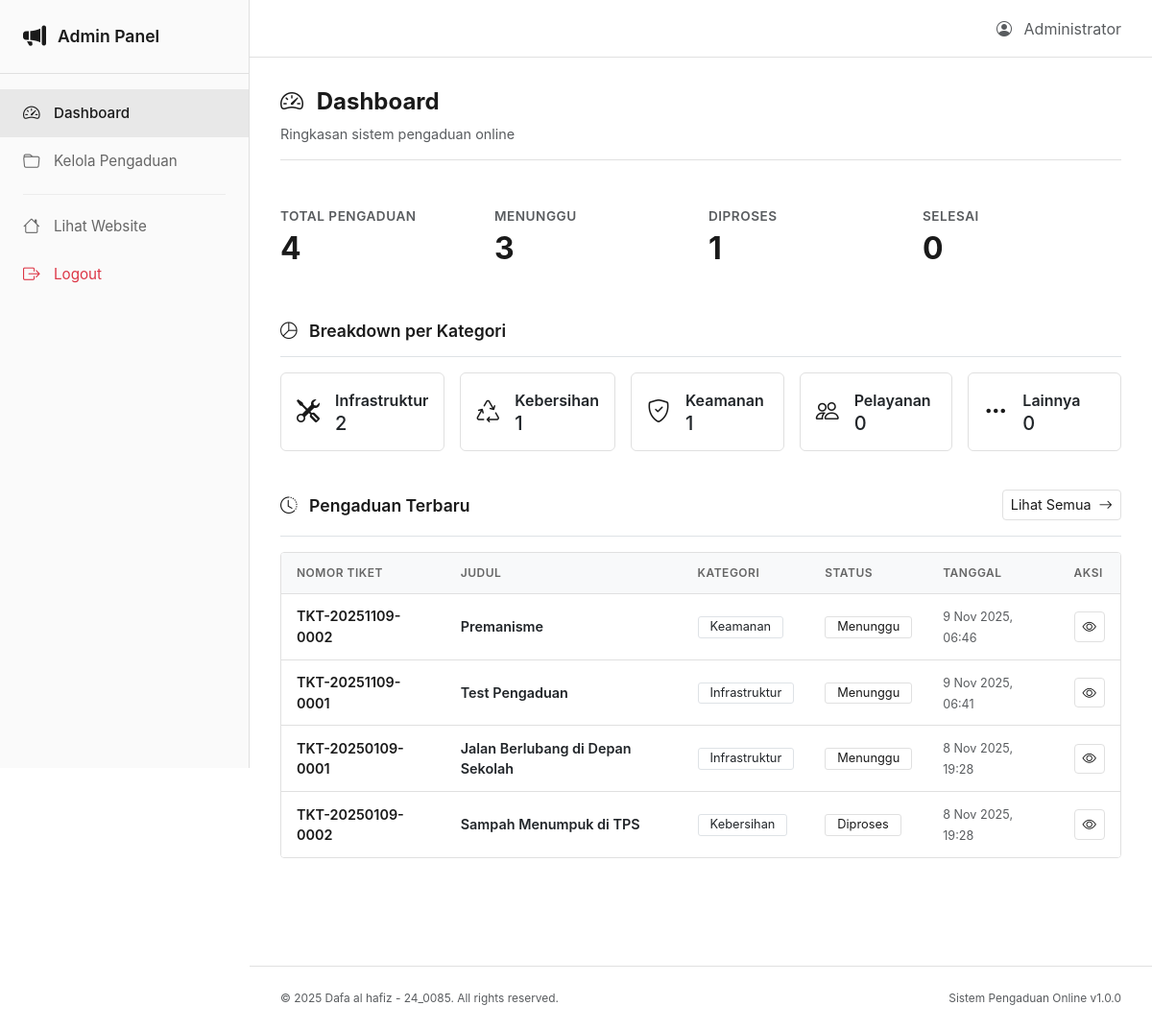
Screenshot of /admin/dashboard.php (signed in) with the database file from the repository.
### tables this page shows
CREATE TABLE IF NOT EXISTS pengaduan (
    id INT PRIMARY KEY AUTO_INCREMENT,
    nomor_tiket VARCHAR(50) UNIQUE NOT NULL,
    judul VARCHAR(255) NOT NULL,
    deskripsi TEXT NOT NULL,
    kategori ENUM('Infrastruktur', 'Kebersihan', 'Keamanan', 'Pelayanan', 'Lainnya') NOT NULL,
    nama_pelapor VARCHAR(100) DEFAULT 'Anonim',
    email VARCHAR(100),
    telepon VARCHAR(20),
    file_bukti VARCHAR(255),
    status ENUM('Menunggu', 'Diproses', 'Selesai', 'Ditolak') DEFAULT 'Menunggu',
    tanggal_dibuat DATETIME DEFAULT CURRENT_TIMESTAMP,
    tanggal_diperbarui DATETIME DEFAULT CURRENT_TIMESTAMP ON UPDATE CURRENT_TIMESTAMP,
    INDEX idx_nomor_tiket (nomor_tiket),
    INDEX idx_status (status),
    INDEX idx_kategori (kategori)
);

### src/includes/functions.php (called while the page is built, shortened)
<?php
function formatTanggalIndonesia($datetime) {
    $bulan = [
        1 => 'Jan', 2 => 'Feb', 3 => 'Mar', 4 => 'Apr',
        5 => 'Mei', 6 => 'Jun', 7 => 'Jul', 8 => 'Agu',
        9 => 'Sep', 10 => 'Okt', 11 => 'Nov', 12 => 'Des'
    ];
    $timestamp = strtotime($datetime);
    $tanggal = date('j', $timestamp);
    $bulanAngka = date('n', $timestamp);
    $tahun = date('Y', $timestamp);
    $waktu = date('H:i', $timestamp);
    return "{$tanggal} {$bulan[$bulanAngka]} {$tahun}, {$waktu}";
}
function getStatusClass($status) {
    $classes = [
        'Menunggu' => 'status-pending',
        'Diproses' => 'status-in-progress',
        'Selesai' => 'status-resolved',
        'Ditolak' => 'status-rejected'
    ];
    return $classes[$status] ?? 'status-pending';
}
function getStatistikPengaduan($pdo) {
    $stmt = $pdo->query("SELECT COUNT(*) as total FROM pengaduan");
    $total = $stmt->fetch()['total'];
    $stmt = $pdo->query("SELECT status, COUNT(*) as jumlah FROM pengaduan GROUP BY status");
    $byStatus = [];
    while ($row = $stmt->fetch()) {
        $byStatus[$row['status']] = $row['jumlah'];
    }
    $stmt = $pdo->query("SELECT kategori, COUNT(*) as jumlah FROM pengaduan GROUP BY kategori");
    $byKategori = [];
    while ($row = $stmt->fetch()) {
        $byKategori[$row['kategori']] = $row['jumlah'];
    }
    return [
        'total' => $total,
        'by_status' => $byStatus,
        'by_kategori' => $byKategori
    ];
}
?>

### src/admin/dashboard.php (the view, shortened to what this page needs)
<?php
require_once '../includes/config.php';
require_once '../includes/functions.php';
$stats = getStatistikPengaduan($pdo);
$stmt = $pdo->query("
    SELECT * FROM pengaduan
    ORDER BY tanggal_dibuat DESC
    LIMIT 5
");
$pengaduan_terbaru = $stmt->fetchAll();
include '../includes/admin-header.php';
?>
<div class="content-header">
    <h2 class="mb-2 fw-bold">
        <i class="bi bi-speedometer2 text-primary me-2"></i>
        Dashboard
    </h2>
    <p class="text-muted mb-0">Ringkasan sistem pengaduan online</p>
</div>
<div class="row g-3 mb-4">
    <div class="col-xl-3 col-md-6">
        <div class="card border-0 shadow-sm h-100">
            <div class="card-body">
                <div class="d-flex justify-content-between align-items-start">
                    <div>
                        <p class="text-muted small mb-1 text-uppercase fw-semibold">Total Pengaduan</p>
                        <h2 class="mb-0 fw-bold"><?php echo $stats['total']; ?></h2>
                    </div>
                </div>
            </div>
        </div>
    </div>
    <div class="col-xl-3 col-md-6">
        <div class="card border-0 shadow-sm h-100">
            <div class="card-body">
                <div class="d-flex justify-content-between align-items-start">
                    <div>
                        <p class="text-muted small mb-1 text-uppercase fw-semibold">Menunggu</p>
                        <h2 class="mb-0 fw-bold text-warning"><?php echo $stats['by_status']['Menunggu'] ?? 0; ?></h2>
                    </div>
                </div>
            </div>
        </div>
    </div>
    <div class="col-xl-3 col-md-6">
        <div class="card border-0 shadow-sm h-100">
            <div class="card-body">
                <div class="d-flex justify-content-between align-items-start">
                    <div>
                        <p class="text-muted small mb-1 text-uppercase fw-semibold">Diproses</p>
                        <h2 class="mb-0 fw-bold text-info"><?php echo $stats['by_status']['Diproses'] ?? 0; ?></h2>
                    </div>
                </div>
            </div>
        </div>
    </div>
    <div class="col-xl-3 col-md-6">
        <div class="card border-0 shadow-sm h-100">
            <div class="card-body">
                <div class="d-flex justify-content-between align-items-start">
                    <div>
                        <p class="text-muted small mb-1 text-uppercase fw-semibold">Selesai</p>
                        <h2 class="mb-0 fw-bold text-success"><?php echo $stats['by_status']['Selesai'] ?? 0; ?></h2>
                    </div>
                </div>
            </div>
        </div>
    </div>
</div>
<div class="card border-0 shadow-sm mb-4">
    <div class="card-header bg-white border-bottom py-3">
        <h5 class="mb-0 fw-semibold">
            <i class="bi bi-pie-chart text-primary me-2"></i>
            Breakdown per Kategori
        </h5>
    </div>
    <div class="card-body">
        <div class="row g-3">
            <?php
            $kategori_icons = [
                'Infrastruktur' => 'bi-tools',
                'Kebersihan' => 'bi-recycle',
                'Keamanan' => 'bi-shield-check',
                'Pelayanan' => 'bi-people',
                'Lainnya' => 'bi-three-dots'
            ];
            foreach (['Infrastruktur', 'Kebersihan', 'Keamanan', 'Pelayanan', 'Lainnya'] as $kategori):
                $jumlah = $stats['by_kategori'][$kategori] ?? 0;
                $icon = $kategori_icons[$kategori];
            ?>
            <div class="col-md-6 col-lg-4 col-xl">
                <div class="d-flex align-items-center p-3 bg-light rounded">
                    <i class="bi <?php echo $icon; ?> text-primary me-3" style="font-size: 24px;"></i>
                    <div>
                        <div class="fw-semibold"><?php echo $kategori; ?></div>
                        <div class="h5 mb-0"><?php echo $jumlah; ?></div>
                    </div>
                </div>
            </div>
            <?php endforeach; ?>
        </div>
    </div>
</div>
<div class="card border-0 shadow-sm">
    <div class="card-header bg-white border-bottom py-3">
        <div class="d-flex justify-content-between align-items-center">
            <h5 class="mb-0 fw-semibold">
                <i class="bi bi-clock-history text-primary me-2"></i>
                Pengaduan Terbaru
            </h5>
            <a href="pengaduan.php" class="btn btn-sm btn-outline-primary">
                Lihat Semua <i class="bi bi-arrow-right ms-1"></i>
            </a>
        </div>
    </div>
    <div class="card-body p-0">
        <div class="table-responsive">
            <table class="table table-hover mb-0">
                <thead class="table-light">
                    <tr>
                        <th class="text-uppercase small fw-semibold">Nomor Tiket</th>
                        <th class="text-uppercase small fw-semibold">Judul</th>
                        <th class="text-uppercase small fw-semibold">Kategori</th>
                        <th class="text-uppercase small fw-semibold">Status</th>
                        <th class="text-uppercase small fw-semibold">Tanggal</th>
                        <th class="text-uppercase small fw-semibold">Aksi</th>
                    </tr>
                </thead>
                <tbody>
                    <?php if (empty($pengaduan_terbaru)): ?>
                    <tr>
                        <td colspan="6" class="text-center py-4 text-muted">
                            Belum ada pengaduan
                        </td>
                    </tr>
                    <?php else: ?>
                        <?php foreach ($pengaduan_terbaru as $item): ?>
                        <tr>
                            <td>
                                <span class="text-primary fw-semibold">
                                    <?php echo htmlspecialchars($item['nomor_tiket']); ?>
                                </span>
                            </td>
                            <td>
                                <div class="fw-semibold"><?php echo htmlspecialchars(substr($item['judul'], 0, 50)); ?><?php echo strlen($item['judul']) > 50 ? '...' : ''; ?></div>
                            </td>
                            <td>
                                <span class="badge bg-light text-dark border">
                                    <?php echo htmlspecialchars($item['kategori']); ?>
                                </span>
                            </td>
                            <td>
                                <span class="badge <?php echo getStatusClass($item['status']); ?>">
                                    <?php echo htmlspecialchars($item['status']); ?>
                                </span>
                            </td>
                            <td>
                                <small class="text-muted"><?php echo formatTanggalIndonesia($item['tanggal_dibuat']); ?></small>
                            </td>
                            <td>
                                <a href="detail-pengaduan.php?id=<?php echo $item['id']; ?>" class="btn btn-sm btn-outline-primary">
                                    <i class="bi bi-eye"></i>
                                </a>
                            </td>
                        </tr>
                        <?php endforeach; ?>
                    <?php endif; ?>
                </tbody>
            </table>
        </div>
    </div>
</div>
<?php include '../includes/admin-footer.php'; ?>

### src/includes/admin-header.php (shortened to what this page needs)
<?php
$stmt = $pdo->prepare("SELECT * FROM admin WHERE id = ?");
$stmt->execute([$_SESSION['admin_id']]);
$admin_data = $stmt->fetch();
?>
<!DOCTYPE html>
<html lang="id">
<head>
    <link href="https://cdn.jsdelivr.net/npm/bootstrap@5.3.0/dist/css/bootstrap.min.css" rel="stylesheet">
    <link rel="stylesheet" href="https://cdn.jsdelivr.net/npm/bootstrap-icons@1.11.0/font/bootstrap-icons.css">
    <link rel="stylesheet" href="<?php echo BASE_URL; ?>/assets/css/admin-style.css">
</head>
<body class="admin-body">
<div class="admin-sidebar">
    <div class="sidebar-header">
        <a href="<?php echo BASE_URL; ?>/admin/dashboard.php" class="sidebar-brand">
            <i class="bi bi-megaphone-fill text-primary"></i>
            <span class="brand-text">Admin Panel</span>
        </a>
    </div>
    <nav class="sidebar-nav">
        <a href="<?php echo BASE_URL; ?>/admin/dashboard.php" class="sidebar-link <?php echo basename($_SERVER['PHP_SELF']) == 'dashboard.php' ? 'active' : ''; ?>">
            <i class="bi bi-speedometer2"></i>
            <span>Dashboard</span>
        </a>
        <a href="<?php echo BASE_URL; ?>/admin/pengaduan.php" class="sidebar-link <?php echo basename($_SERVER['PHP_SELF']) == 'pengaduan.php' ? 'active' : ''; ?>">
            <i class="bi bi-folder"></i>
            <span>Kelola Pengaduan</span>
        </a>
        <hr class="sidebar-divider">
        <a href="<?php echo BASE_URL; ?>" class="sidebar-link" target="_blank">
            <i class="bi bi-house"></i>
            <span>Lihat Website</span>
        </a>
        <a href="<?php echo BASE_URL; ?>/admin/logout.php" class="sidebar-link text-danger">
            <i class="bi bi-box-arrow-right"></i>
            <span>Logout</span>
        </a>
    </nav>
</div>
<div class="admin-main">
    <nav class="admin-topbar">
        <div class="d-flex justify-content-between align-items-center w-100">
            <div class="d-flex align-items-center gap-3">
                <span class="text-muted">
                    <i class="bi bi-person-circle me-2"></i>
                    <?php echo htmlspecialchars($admin_data['nama_lengkap']); ?>
                </span>
            </div>
        </div>
    </nav>
    <div class="admin-content">

### src/includes/admin-footer.php (shortened to what this page needs)
</div>
    <footer class="admin-footer">
        <div class="d-flex justify-content-between align-items-center">
            <div class="text-muted small">
                <?php echo COPYRIGHT; ?>
            </div>
            <div class="text-muted small">
                <?php echo APP_NAME; ?> v<?php echo APP_VERSION; ?>
            </div>
        </div>
    </footer>
</div>
</body>
</html>

### rows the page displays
pengaduan: nomor_tiket "TKT-20251109-0002", judul "Premanisme", kategori "Keamanan", status "Menunggu", tanggal_dibuat "9 Nov 2025, 06:46"
pengaduan: nomor_tiket "TKT-20251109-0001", judul "Test Pengaduan", kategori "Infrastruktur", status "Menunggu", tanggal_dibuat "9 Nov 2025, 06:41"
pengaduan: nomor_tiket "TKT-20250109-0001", judul "Jalan Berlubang di Depan Sekolah", kategori "Infrastruktur", status "Menunggu", tanggal_dibuat "8 Nov 2025, 19:28"
pengaduan: nomor_tiket "TKT-20250109-0002", judul "Sampah Menumpuk di TPS", kategori "Kebersihan", status "Diproses", tanggal_dibuat "8 Nov 2025, 19:28"

### other values shown
$admin_data['nama_lengkap'] "Administrator"
$stats['total'] "4"
$stats['by_status']['Menunggu'] "3"
$stats['by_status']['Diproses'] "1"
$stats['by_status']['Selesai'] "0"
$kategori "Infrastruktur"
$jumlah "2"
$kategori "Kebersihan"
$jumlah "1"
$kategori "Keamanan"
$kategori "Pelayanan"
$jumlah "0"
$kategori "Lainnya"
COPYRIGHT "© 2025 Dafa al hafiz - 24_0085. All rights reserved."
APP_NAME "Sistem Pengaduan Online"
